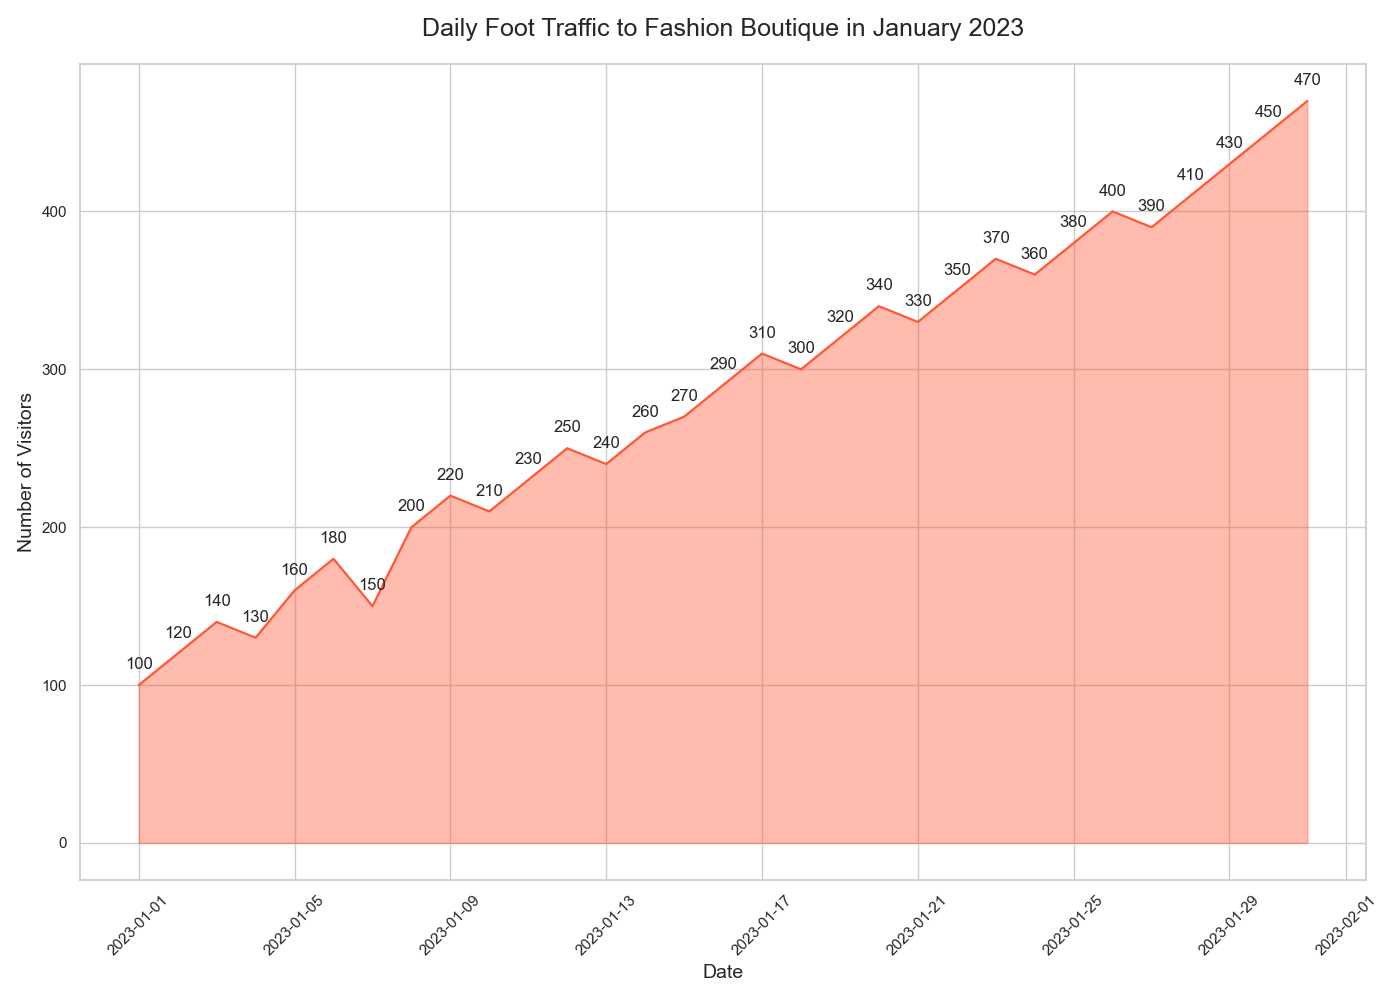

Python code for this plot:

import pandas as pd
import matplotlib.pyplot as plt

data = {
    'Date': pd.date_range(start='2023-01-01', periods=31, freq='D'),
    'Visitors': [
        100, 120, 140, 130, 160, 180, 150, 200, 220, 210, 230, 250, 240, 260, 270, 290, 310, 300, 320, 340, 330, 350, 370, 360, 380, 400, 390, 410, 430, 450, 470
    ]
}

df = pd.DataFrame(data)

plt.figure(figsize=(14, 10))

plt.plot(df['Date'], df['Visitors'], color="#FF5733")
plt.fill_between(df['Date'], df['Visitors'], color="#FF5733", alpha=0.4)

for index, value in df.iterrows():
    plt.text(value['Date'], value['Visitors'] + 10, f"{value['Visitors']}", ha='center')

plt.title('Daily Foot Traffic to Fashion Boutique in January 2023', fontsize=18, pad=20)
plt.xlabel('Date', fontsize=14)
plt.ylabel('Number of Visitors', fontsize=14)

plt.xticks(rotation=45)

plt.tight_layout()
plt.show()
